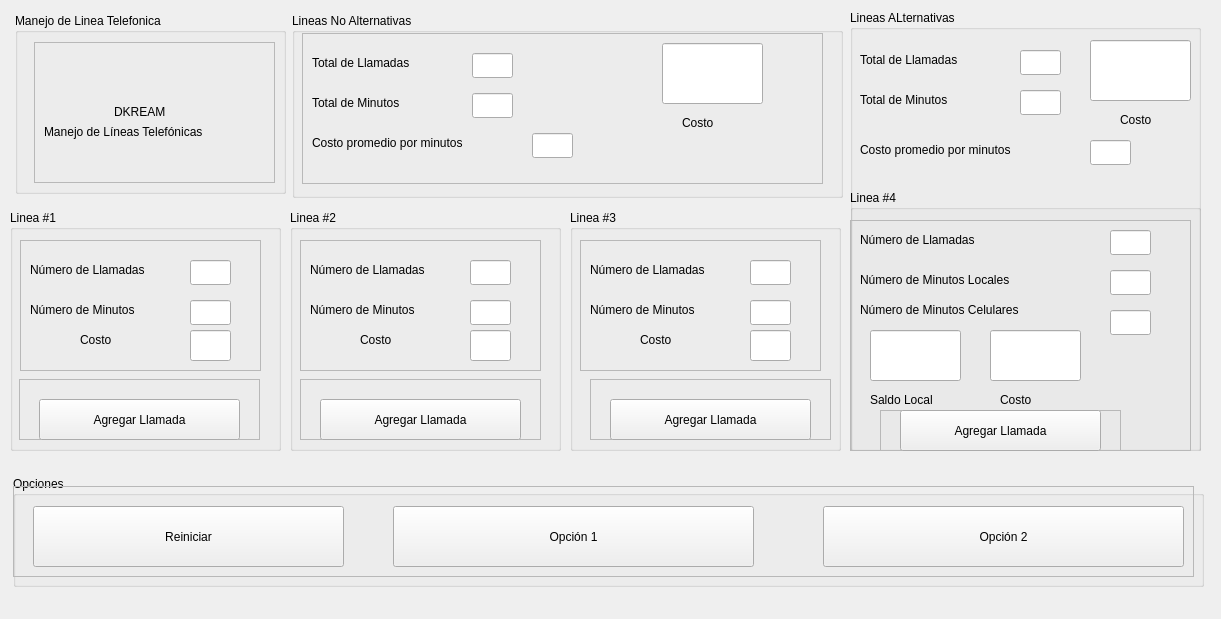
<?xml version="1.0" encoding="UTF-8"?>
<ui version="4.0">
 <class>MainWindow</class>
 <widget class="QMainWindow" name="MainWindow">
  <property name="geometry">
   <rect>
    <x>0</x>
    <y>0</y>
    <width>1221</width>
    <height>619</height>
   </rect>
  </property>
  <property name="windowTitle">
   <string>Linea Telefonica</string>
  </property>
  <widget class="QWidget" name="centralwidget">
   <widget class="QGroupBox" name="gb_manejo_linea_telefonica">
    <property name="geometry">
     <rect>
      <x>15</x>
      <y>13</y>
      <width>271</width>
      <height>181</height>
     </rect>
    </property>
    <property name="title">
     <string>Manejo de Linea Telefonica</string>
    </property>
    <widget class="QFrame" name="frame_manejo_linea_telefonica">
     <property name="geometry">
      <rect>
       <x>19</x>
       <y>29</y>
       <width>241</width>
       <height>141</height>
      </rect>
     </property>
     <property name="frameShape">
      <enum>QFrame::StyledPanel</enum>
     </property>
     <property name="frameShadow">
      <enum>QFrame::Raised</enum>
     </property>
     <widget class="QLabel" name="lb_dkream">
      <property name="geometry">
       <rect>
        <x>80</x>
        <y>60</y>
        <width>71</width>
        <height>19</height>
       </rect>
      </property>
      <property name="text">
       <string>DKREAM</string>
      </property>
     </widget>
     <widget class="QLabel" name="lb_manejo_linea_telefonicas">
      <property name="geometry">
       <rect>
        <x>10</x>
        <y>80</y>
        <width>241</width>
        <height>20</height>
       </rect>
      </property>
      <property name="text">
       <string>Manejo de Líneas Telefónicas</string>
      </property>
     </widget>
    </widget>
   </widget>
   <widget class="QGroupBox" name="gb_totales">
    <property name="geometry">
     <rect>
      <x>292</x>
      <y>13</y>
      <width>551</width>
      <height>185</height>
     </rect>
    </property>
    <property name="title">
     <string>Lineas No Alternativas</string>
    </property>
    <widget class="QFrame" name="frame_totales">
     <property name="geometry">
      <rect>
       <x>10</x>
       <y>20</y>
       <width>521</width>
       <height>151</height>
      </rect>
     </property>
     <property name="frameShape">
      <enum>QFrame::StyledPanel</enum>
     </property>
     <property name="frameShadow">
      <enum>QFrame::Raised</enum>
     </property>
     <widget class="QLabel" name="lb_numero_llamada_totales">
      <property name="geometry">
       <rect>
        <x>10</x>
        <y>20</y>
        <width>161</width>
        <height>19</height>
       </rect>
      </property>
      <property name="text">
       <string>Total de Llamadas</string>
      </property>
     </widget>
     <widget class="QLineEdit" name="le_numero_llamada_totales">
      <property name="geometry">
       <rect>
        <x>170</x>
        <y>20</y>
        <width>41</width>
        <height>25</height>
       </rect>
      </property>
      <property name="readOnly">
       <bool>true</bool>
      </property>
     </widget>
     <widget class="QLabel" name="lb_numero_minutos_totales">
      <property name="geometry">
       <rect>
        <x>10</x>
        <y>60</y>
        <width>151</width>
        <height>19</height>
       </rect>
      </property>
      <property name="text">
       <string>Total de Minutos</string>
      </property>
     </widget>
     <widget class="QLineEdit" name="le_numero_minutos_totales">
      <property name="geometry">
       <rect>
        <x>170</x>
        <y>60</y>
        <width>41</width>
        <height>25</height>
       </rect>
      </property>
      <property name="readOnly">
       <bool>true</bool>
      </property>
     </widget>
     <widget class="QLabel" name="lb_costo_promedio_totales">
      <property name="geometry">
       <rect>
        <x>10</x>
        <y>100</y>
        <width>221</width>
        <height>19</height>
       </rect>
      </property>
      <property name="text">
       <string>Costo promedio por minutos</string>
      </property>
     </widget>
     <widget class="QLineEdit" name="le_costo_promedio_totales">
      <property name="geometry">
       <rect>
        <x>230</x>
        <y>100</y>
        <width>41</width>
        <height>25</height>
       </rect>
      </property>
      <property name="readOnly">
       <bool>true</bool>
      </property>
     </widget>
     <widget class="QLineEdit" name="le_valor_totales">
      <property name="geometry">
       <rect>
        <x>360</x>
        <y>10</y>
        <width>101</width>
        <height>61</height>
       </rect>
      </property>
      <property name="font">
       <font>
        <pointsize>12</pointsize>
        <weight>75</weight>
        <bold>true</bold>
       </font>
      </property>
      <property name="readOnly">
       <bool>true</bool>
      </property>
     </widget>
     <widget class="QLabel" name="lb_numero_minutos_linea3_10">
      <property name="geometry">
       <rect>
        <x>380</x>
        <y>80</y>
        <width>51</width>
        <height>19</height>
       </rect>
      </property>
      <property name="text">
       <string>Costo</string>
      </property>
     </widget>
    </widget>
   </widget>
   <widget class="QGroupBox" name="gb_opciones">
    <property name="geometry">
     <rect>
      <x>13</x>
      <y>476</y>
      <width>1191</width>
      <height>111</height>
     </rect>
    </property>
    <property name="title">
     <string>Opciones</string>
    </property>
    <widget class="QFrame" name="frame_Opciones">
     <property name="geometry">
      <rect>
       <x>0</x>
       <y>10</y>
       <width>1181</width>
       <height>91</height>
      </rect>
     </property>
     <property name="frameShape">
      <enum>QFrame::StyledPanel</enum>
     </property>
     <property name="frameShadow">
      <enum>QFrame::Raised</enum>
     </property>
     <widget class="QPushButton" name="pbtn_reiniciar">
      <property name="geometry">
       <rect>
        <x>20</x>
        <y>20</y>
        <width>311</width>
        <height>61</height>
       </rect>
      </property>
      <property name="text">
       <string>Reiniciar</string>
      </property>
     </widget>
     <widget class="QPushButton" name="pbtn_opcion1">
      <property name="geometry">
       <rect>
        <x>380</x>
        <y>20</y>
        <width>361</width>
        <height>61</height>
       </rect>
      </property>
      <property name="text">
       <string>Opción 1</string>
      </property>
     </widget>
     <widget class="QPushButton" name="pbtn_opcion2">
      <property name="geometry">
       <rect>
        <x>810</x>
        <y>20</y>
        <width>361</width>
        <height>61</height>
       </rect>
      </property>
      <property name="text">
       <string>Opción 2</string>
      </property>
     </widget>
    </widget>
   </widget>
   <widget class="QGroupBox" name="gb_linea1">
    <property name="geometry">
     <rect>
      <x>10</x>
      <y>210</y>
      <width>271</width>
      <height>241</height>
     </rect>
    </property>
    <property name="title">
     <string>Linea #1</string>
    </property>
    <widget class="QFrame" name="frame">
     <property name="geometry">
      <rect>
       <x>9</x>
       <y>169</y>
       <width>241</width>
       <height>61</height>
      </rect>
     </property>
     <property name="frameShape">
      <enum>QFrame::StyledPanel</enum>
     </property>
     <property name="frameShadow">
      <enum>QFrame::Raised</enum>
     </property>
     <widget class="QPushButton" name="pbtn_agregar_llamada_linea1">
      <property name="geometry">
       <rect>
        <x>20</x>
        <y>20</y>
        <width>201</width>
        <height>41</height>
       </rect>
      </property>
      <property name="text">
       <string>Agregar Llamada</string>
      </property>
     </widget>
    </widget>
    <widget class="QFrame" name="frame_linea1">
     <property name="geometry">
      <rect>
       <x>10</x>
       <y>30</y>
       <width>241</width>
       <height>131</height>
      </rect>
     </property>
     <property name="frameShape">
      <enum>QFrame::StyledPanel</enum>
     </property>
     <property name="frameShadow">
      <enum>QFrame::Raised</enum>
     </property>
     <widget class="QLabel" name="lb_numero_llamada_linea1">
      <property name="geometry">
       <rect>
        <x>10</x>
        <y>20</y>
        <width>161</width>
        <height>19</height>
       </rect>
      </property>
      <property name="text">
       <string>Número de Llamadas</string>
      </property>
     </widget>
     <widget class="QLineEdit" name="le_numero_llamada_linea1">
      <property name="geometry">
       <rect>
        <x>170</x>
        <y>20</y>
        <width>41</width>
        <height>25</height>
       </rect>
      </property>
      <property name="readOnly">
       <bool>false</bool>
      </property>
     </widget>
     <widget class="QLabel" name="lb_numero_minutos_linea1">
      <property name="geometry">
       <rect>
        <x>10</x>
        <y>60</y>
        <width>151</width>
        <height>19</height>
       </rect>
      </property>
      <property name="text">
       <string>Número de Minutos</string>
      </property>
     </widget>
     <widget class="QLineEdit" name="le_numero_minutos_linea1">
      <property name="geometry">
       <rect>
        <x>170</x>
        <y>60</y>
        <width>41</width>
        <height>25</height>
       </rect>
      </property>
      <property name="readOnly">
       <bool>false</bool>
      </property>
     </widget>
     <widget class="QLineEdit" name="le_costo_linea1">
      <property name="geometry">
       <rect>
        <x>170</x>
        <y>90</y>
        <width>41</width>
        <height>31</height>
       </rect>
      </property>
      <property name="font">
       <font>
        <pointsize>8</pointsize>
        <weight>75</weight>
        <bold>true</bold>
       </font>
      </property>
      <property name="readOnly">
       <bool>false</bool>
      </property>
     </widget>
     <widget class="QLabel" name="lb_numero_minutos_linea3_9">
      <property name="geometry">
       <rect>
        <x>60</x>
        <y>90</y>
        <width>51</width>
        <height>19</height>
       </rect>
      </property>
      <property name="text">
       <string>Costo</string>
      </property>
     </widget>
    </widget>
   </widget>
   <widget class="QGroupBox" name="gb_linea2">
    <property name="geometry">
     <rect>
      <x>290</x>
      <y>210</y>
      <width>271</width>
      <height>241</height>
     </rect>
    </property>
    <property name="title">
     <string>Linea #2</string>
    </property>
    <widget class="QFrame" name="frame_3">
     <property name="geometry">
      <rect>
       <x>10</x>
       <y>169</y>
       <width>241</width>
       <height>61</height>
      </rect>
     </property>
     <property name="frameShape">
      <enum>QFrame::StyledPanel</enum>
     </property>
     <property name="frameShadow">
      <enum>QFrame::Raised</enum>
     </property>
     <widget class="QPushButton" name="pbtn_agregar_llamada_linea2">
      <property name="geometry">
       <rect>
        <x>20</x>
        <y>20</y>
        <width>201</width>
        <height>41</height>
       </rect>
      </property>
      <property name="text">
       <string>Agregar Llamada</string>
      </property>
     </widget>
    </widget>
    <widget class="QFrame" name="frame_linea2">
     <property name="geometry">
      <rect>
       <x>10</x>
       <y>30</y>
       <width>241</width>
       <height>131</height>
      </rect>
     </property>
     <property name="frameShape">
      <enum>QFrame::StyledPanel</enum>
     </property>
     <property name="frameShadow">
      <enum>QFrame::Raised</enum>
     </property>
     <widget class="QLabel" name="lb_numero_llamada_linea2">
      <property name="geometry">
       <rect>
        <x>10</x>
        <y>20</y>
        <width>161</width>
        <height>19</height>
       </rect>
      </property>
      <property name="text">
       <string>Número de Llamadas</string>
      </property>
     </widget>
     <widget class="QLineEdit" name="le_numero_llamada_linea2">
      <property name="geometry">
       <rect>
        <x>170</x>
        <y>20</y>
        <width>41</width>
        <height>25</height>
       </rect>
      </property>
      <property name="readOnly">
       <bool>true</bool>
      </property>
     </widget>
     <widget class="QLabel" name="lb_numero_minutos_linea2">
      <property name="geometry">
       <rect>
        <x>10</x>
        <y>60</y>
        <width>151</width>
        <height>19</height>
       </rect>
      </property>
      <property name="text">
       <string>Número de Minutos</string>
      </property>
     </widget>
     <widget class="QLineEdit" name="le_numero_minutos_linea2">
      <property name="geometry">
       <rect>
        <x>170</x>
        <y>60</y>
        <width>41</width>
        <height>25</height>
       </rect>
      </property>
      <property name="text">
       <string/>
      </property>
      <property name="readOnly">
       <bool>true</bool>
      </property>
     </widget>
     <widget class="QLineEdit" name="le_costo_linea2">
      <property name="geometry">
       <rect>
        <x>170</x>
        <y>90</y>
        <width>41</width>
        <height>31</height>
       </rect>
      </property>
      <property name="font">
       <font>
        <pointsize>8</pointsize>
        <weight>75</weight>
        <bold>true</bold>
       </font>
      </property>
      <property name="text">
       <string/>
      </property>
      <property name="readOnly">
       <bool>true</bool>
      </property>
     </widget>
     <widget class="QLabel" name="lb_numero_minutos_linea3_8">
      <property name="geometry">
       <rect>
        <x>60</x>
        <y>90</y>
        <width>51</width>
        <height>19</height>
       </rect>
      </property>
      <property name="text">
       <string>Costo</string>
      </property>
     </widget>
    </widget>
   </widget>
   <widget class="QGroupBox" name="gb_linea3">
    <property name="geometry">
     <rect>
      <x>570</x>
      <y>210</y>
      <width>271</width>
      <height>241</height>
     </rect>
    </property>
    <property name="title">
     <string>Linea #3</string>
    </property>
    <widget class="QFrame" name="frame_4">
     <property name="geometry">
      <rect>
       <x>20</x>
       <y>169</y>
       <width>241</width>
       <height>61</height>
      </rect>
     </property>
     <property name="frameShape">
      <enum>QFrame::StyledPanel</enum>
     </property>
     <property name="frameShadow">
      <enum>QFrame::Raised</enum>
     </property>
     <widget class="QPushButton" name="pbtn_agregar_llamada_linea3">
      <property name="geometry">
       <rect>
        <x>20</x>
        <y>20</y>
        <width>201</width>
        <height>41</height>
       </rect>
      </property>
      <property name="text">
       <string>Agregar Llamada</string>
      </property>
     </widget>
    </widget>
    <widget class="QFrame" name="frame_linea3">
     <property name="geometry">
      <rect>
       <x>10</x>
       <y>30</y>
       <width>241</width>
       <height>131</height>
      </rect>
     </property>
     <property name="frameShape">
      <enum>QFrame::StyledPanel</enum>
     </property>
     <property name="frameShadow">
      <enum>QFrame::Raised</enum>
     </property>
     <widget class="QLabel" name="lb_numero_llamada_linea3">
      <property name="geometry">
       <rect>
        <x>10</x>
        <y>20</y>
        <width>161</width>
        <height>19</height>
       </rect>
      </property>
      <property name="text">
       <string>Número de Llamadas</string>
      </property>
     </widget>
     <widget class="QLineEdit" name="le_numero_llamada_linea3">
      <property name="geometry">
       <rect>
        <x>170</x>
        <y>20</y>
        <width>41</width>
        <height>25</height>
       </rect>
      </property>
      <property name="readOnly">
       <bool>true</bool>
      </property>
     </widget>
     <widget class="QLabel" name="lb_numero_minutos_linea3">
      <property name="geometry">
       <rect>
        <x>10</x>
        <y>60</y>
        <width>151</width>
        <height>19</height>
       </rect>
      </property>
      <property name="text">
       <string>Número de Minutos</string>
      </property>
     </widget>
     <widget class="QLineEdit" name="le_numero_minutos_linea3">
      <property name="geometry">
       <rect>
        <x>170</x>
        <y>60</y>
        <width>41</width>
        <height>25</height>
       </rect>
      </property>
      <property name="readOnly">
       <bool>true</bool>
      </property>
     </widget>
     <widget class="QLineEdit" name="le_costo_linea3">
      <property name="geometry">
       <rect>
        <x>170</x>
        <y>90</y>
        <width>41</width>
        <height>31</height>
       </rect>
      </property>
      <property name="font">
       <font>
        <pointsize>8</pointsize>
        <weight>75</weight>
        <bold>true</bold>
       </font>
      </property>
      <property name="readOnly">
       <bool>false</bool>
      </property>
     </widget>
     <widget class="QLabel" name="lb_numero_minutos_linea3_7">
      <property name="geometry">
       <rect>
        <x>60</x>
        <y>90</y>
        <width>51</width>
        <height>19</height>
       </rect>
      </property>
      <property name="text">
       <string>Costo</string>
      </property>
     </widget>
    </widget>
   </widget>
   <widget class="QGroupBox" name="groupBox">
    <property name="geometry">
     <rect>
      <x>850</x>
      <y>10</y>
      <width>351</width>
      <height>441</height>
     </rect>
    </property>
    <property name="title">
     <string>Lineas ALternativas</string>
    </property>
    <widget class="QGroupBox" name="gb_linea3_2">
     <property name="geometry">
      <rect>
       <x>0</x>
       <y>180</y>
       <width>351</width>
       <height>271</height>
      </rect>
     </property>
     <property name="title">
      <string>Linea #4</string>
     </property>
     <widget class="QFrame" name="frame_linea3_3">
      <property name="geometry">
       <rect>
        <x>0</x>
        <y>30</y>
        <width>341</width>
        <height>231</height>
       </rect>
      </property>
      <property name="frameShape">
       <enum>QFrame::StyledPanel</enum>
      </property>
      <property name="frameShadow">
       <enum>QFrame::Raised</enum>
      </property>
      <widget class="QLabel" name="lb_numero_llamada_linea4">
       <property name="geometry">
        <rect>
         <x>10</x>
         <y>10</y>
         <width>161</width>
         <height>19</height>
        </rect>
       </property>
       <property name="text">
        <string>Número de Llamadas</string>
       </property>
      </widget>
      <widget class="QLineEdit" name="le_numero_llamada_linea4">
       <property name="geometry">
        <rect>
         <x>260</x>
         <y>10</y>
         <width>41</width>
         <height>25</height>
        </rect>
       </property>
       <property name="readOnly">
        <bool>true</bool>
       </property>
      </widget>
      <widget class="QLabel" name="lb_numero_minutos_locales_linea4">
       <property name="geometry">
        <rect>
         <x>10</x>
         <y>50</y>
         <width>221</width>
         <height>19</height>
        </rect>
       </property>
       <property name="text">
        <string>Número de Minutos Locales</string>
       </property>
      </widget>
      <widget class="QLineEdit" name="le_numero_minutos_local_linea4">
       <property name="geometry">
        <rect>
         <x>260</x>
         <y>50</y>
         <width>41</width>
         <height>25</height>
        </rect>
       </property>
       <property name="readOnly">
        <bool>true</bool>
       </property>
      </widget>
      <widget class="QLineEdit" name="le_saldo_local">
       <property name="geometry">
        <rect>
         <x>20</x>
         <y>110</y>
         <width>91</width>
         <height>51</height>
        </rect>
       </property>
       <property name="palette">
        <palette>
         <active>
          <colorrole role="WindowText">
           <brush brushstyle="SolidPattern">
            <color alpha="255">
             <red>85</red>
             <green>170</green>
             <blue>0</blue>
            </color>
           </brush>
          </colorrole>
          <colorrole role="Text">
           <brush brushstyle="SolidPattern">
            <color alpha="255">
             <red>0</red>
             <green>170</green>
             <blue>0</blue>
            </color>
           </brush>
          </colorrole>
         </active>
         <inactive>
          <colorrole role="WindowText">
           <brush brushstyle="SolidPattern">
            <color alpha="255">
             <red>85</red>
             <green>170</green>
             <blue>0</blue>
            </color>
           </brush>
          </colorrole>
          <colorrole role="Text">
           <brush brushstyle="SolidPattern">
            <color alpha="255">
             <red>0</red>
             <green>170</green>
             <blue>0</blue>
            </color>
           </brush>
          </colorrole>
         </inactive>
         <disabled>
          <colorrole role="WindowText">
           <brush brushstyle="SolidPattern">
            <color alpha="255">
             <red>120</red>
             <green>120</green>
             <blue>120</blue>
            </color>
           </brush>
          </colorrole>
          <colorrole role="Text">
           <brush brushstyle="SolidPattern">
            <color alpha="255">
             <red>120</red>
             <green>120</green>
             <blue>120</blue>
            </color>
           </brush>
          </colorrole>
         </disabled>
        </palette>
       </property>
       <property name="font">
        <font>
         <pointsize>12</pointsize>
         <weight>75</weight>
         <bold>true</bold>
        </font>
       </property>
       <property name="text">
        <string/>
       </property>
       <property name="readOnly">
        <bool>false</bool>
       </property>
      </widget>
      <widget class="QLabel" name="lb_numero_minutos_celulares_linea4">
       <property name="geometry">
        <rect>
         <x>10</x>
         <y>80</y>
         <width>211</width>
         <height>19</height>
        </rect>
       </property>
       <property name="text">
        <string>Número de Minutos Celulares</string>
       </property>
      </widget>
      <widget class="QLineEdit" name="le_numero_minutos_celulares_linea4">
       <property name="geometry">
        <rect>
         <x>260</x>
         <y>90</y>
         <width>41</width>
         <height>25</height>
        </rect>
       </property>
       <property name="readOnly">
        <bool>true</bool>
       </property>
      </widget>
      <widget class="QLabel" name="lb_numero_minutos_linea3_5">
       <property name="geometry">
        <rect>
         <x>20</x>
         <y>170</y>
         <width>91</width>
         <height>19</height>
        </rect>
       </property>
       <property name="text">
        <string>Saldo Local</string>
       </property>
      </widget>
      <widget class="QLabel" name="lb_numero_minutos_linea3_6">
       <property name="geometry">
        <rect>
         <x>150</x>
         <y>170</y>
         <width>51</width>
         <height>19</height>
        </rect>
       </property>
       <property name="text">
        <string>Costo</string>
       </property>
      </widget>
      <widget class="QLineEdit" name="le_costo_linea4">
       <property name="geometry">
        <rect>
         <x>140</x>
         <y>110</y>
         <width>91</width>
         <height>51</height>
        </rect>
       </property>
       <property name="font">
        <font>
         <pointsize>12</pointsize>
         <weight>75</weight>
         <bold>true</bold>
        </font>
       </property>
       <property name="readOnly">
        <bool>false</bool>
       </property>
      </widget>
      <widget class="QFrame" name="frame_6">
       <property name="geometry">
        <rect>
         <x>30</x>
         <y>190</y>
         <width>241</width>
         <height>41</height>
        </rect>
       </property>
       <property name="frameShape">
        <enum>QFrame::StyledPanel</enum>
       </property>
       <property name="frameShadow">
        <enum>QFrame::Raised</enum>
       </property>
       <widget class="QPushButton" name="pbtn_agregar_llamada_linea4">
        <property name="geometry">
         <rect>
          <x>20</x>
          <y>0</y>
          <width>201</width>
          <height>41</height>
         </rect>
        </property>
        <property name="text">
         <string>Agregar Llamada</string>
        </property>
       </widget>
      </widget>
     </widget>
    </widget>
    <widget class="QLabel" name="lb_numero_llamada_totales_4">
     <property name="geometry">
      <rect>
       <x>10</x>
       <y>40</y>
       <width>161</width>
       <height>19</height>
      </rect>
     </property>
     <property name="text">
      <string>Total de Llamadas</string>
     </property>
    </widget>
    <widget class="QLineEdit" name="le_costo_promedio_totales4">
     <property name="geometry">
      <rect>
       <x>240</x>
       <y>130</y>
       <width>41</width>
       <height>25</height>
      </rect>
     </property>
     <property name="readOnly">
      <bool>true</bool>
     </property>
    </widget>
    <widget class="QLineEdit" name="le_numero_minutos_totales4">
     <property name="geometry">
      <rect>
       <x>170</x>
       <y>80</y>
       <width>41</width>
       <height>25</height>
      </rect>
     </property>
     <property name="readOnly">
      <bool>true</bool>
     </property>
    </widget>
    <widget class="QLabel" name="lb_numero_minutos_totales_4">
     <property name="geometry">
      <rect>
       <x>10</x>
       <y>80</y>
       <width>151</width>
       <height>19</height>
      </rect>
     </property>
     <property name="text">
      <string>Total de Minutos</string>
     </property>
    </widget>
    <widget class="QLineEdit" name="le_numero_llamada_totales4">
     <property name="geometry">
      <rect>
       <x>170</x>
       <y>40</y>
       <width>41</width>
       <height>25</height>
      </rect>
     </property>
     <property name="readOnly">
      <bool>true</bool>
     </property>
    </widget>
    <widget class="QLabel" name="lb_costo_promedio_totales_4">
     <property name="geometry">
      <rect>
       <x>10</x>
       <y>130</y>
       <width>221</width>
       <height>19</height>
      </rect>
     </property>
     <property name="text">
      <string>Costo promedio por minutos</string>
     </property>
    </widget>
    <widget class="QLabel" name="lb_numero_minutos_linea4">
     <property name="geometry">
      <rect>
       <x>270</x>
       <y>100</y>
       <width>51</width>
       <height>19</height>
      </rect>
     </property>
     <property name="text">
      <string>Costo</string>
     </property>
    </widget>
    <widget class="QLineEdit" name="le_valor_totales_linea4">
     <property name="geometry">
      <rect>
       <x>240</x>
       <y>30</y>
       <width>101</width>
       <height>61</height>
      </rect>
     </property>
     <property name="font">
      <font>
       <pointsize>12</pointsize>
       <weight>75</weight>
       <bold>true</bold>
      </font>
     </property>
     <property name="readOnly">
      <bool>true</bool>
     </property>
    </widget>
   </widget>
  </widget>
 </widget>
 <resources/>
 <connections/>
</ui>
